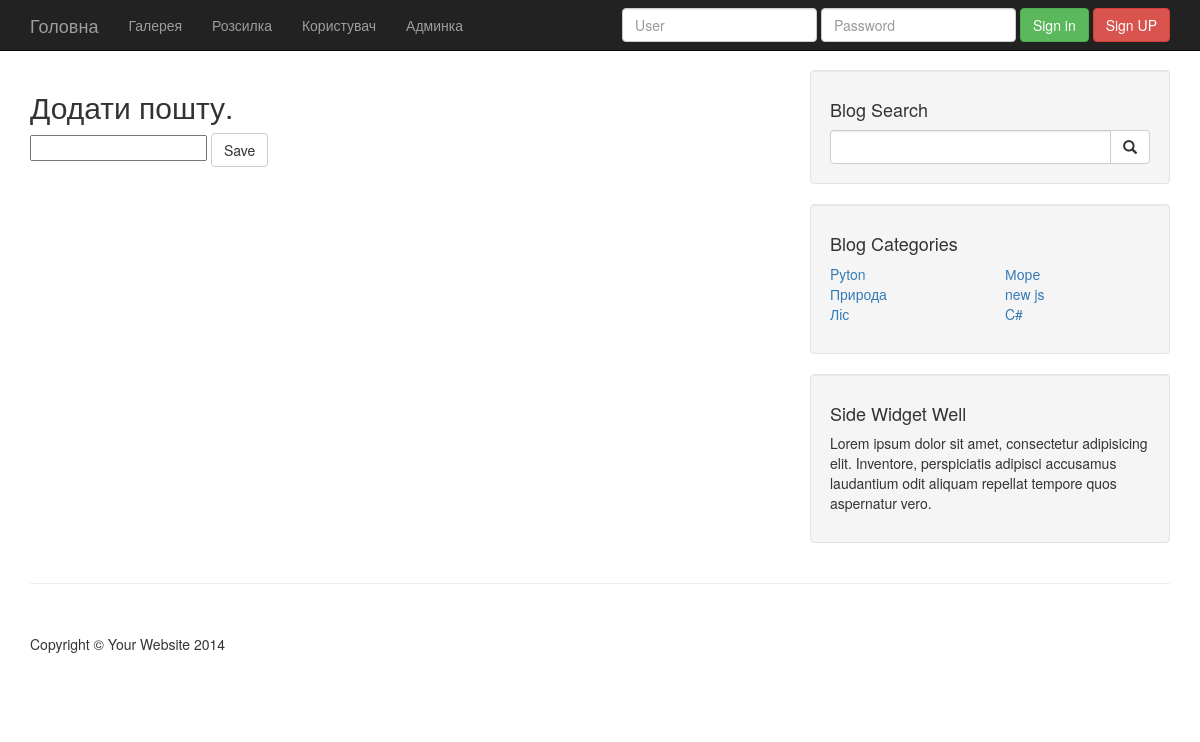
The page /about/ on the database its author committed.
### blog/models.py (models this page shows, shortened)
class Category(models.Model):
    name = models.CharField(max_length=30, verbose_name="Назва")
    class Meta:
        verbose_name = "Категорія"
        verbose_name_plural = "Категорії"

### blog/views.py (the view, shortened to what this page needs)
# urls.py: path("about/", views.about, name="about"),
def about(request):
    form = MailingForm()
    context = {"form": form}
    context.update(get_categories())
    return render(request, 'blog/about.html', context=context)

### blog/forms.py
class MailingForm(forms.ModelForm):
    class Meta:
        model = Mailing
        fields = ['email']

### blog/views.py (called while the page is built)
def get_categories():
    all = Category.objects.all()
    count = all.count()
    return {'cat1': all[:count / 2 + count % 2], 'cat2': all[count / 2 + count % 2:]}

### templates/blog/about.html (shortened to what this page needs)
{% extends "blog/base.html" %}
{% block content %}
<h2>Додати пошту.</h2>
<form action="{% url 'about' %}" method="POST">
    {{ form.email }}
    <input type="submit" value="Save" class="btn btn-default">
</form>
{% endblock %}

### templates/blog/base.html (shortened to what this page needs)
<!DOCTYPE html>
<html lang="en">
<head>
    {% load static %}
    <link href="{% static 'blog/css/bootstrap.min.css'%}" rel="stylesheet">
    <link href="{% static 'blog/css/blog-home.css'%}" rel="stylesheet">
</head>
<body>
<nav class="navbar navbar-inverse navbar-fixed-top" role="navigation">
    <div class="container">
        <div class="navbar-header">
            <a class="navbar-brand" href="/">Головна</a>
        </div>
        <div class="collapse navbar-collapse" id="bs-example-navbar-collapse-1">
            <ul class="nav navbar-nav">
                <li>
                    <a href="{% url 'gallery' %}">Галерея</a>
                </li>
                <li>
                    <a href="{% url 'about' %}">Розсилка</a>
                </li>
                <li>
                    <a href="{% url 'user' %}">Користувач</a>
                </li>
                <li>
                    <a href="/admin">Админка</a>
                </li>
            </ul>
            {% include 'blog/toggle_login.html' %}
        </div>
    </div>
</nav>
<div class="container">
    <div class="row">
        <div class="col-md-8">
            {% block content %}
            {% endblock %}
        </div>
        <div class="col-md-4">
            <div class="well">
                <h4>Blog Search</h4>
                <form class="input-group" method="GET" action="{% url 'search' %}">
                    <input type="search" class="form-control" name="query">
                    <span class="input-group-btn">
                    <button class="btn btn-default" type="submit">
                        <span class="glyphicon glyphicon-search"></span>
                    </button>
                    </span>
                </form>
            </div>
            <div class="well">
                <h4>Blog Categories</h4>
                <div class="row">
                    <div class="col-lg-6">
                        <ul class="list-unstyled">
                            {% for cat in cat1 %}
                            <li>
                                <a href="{% url 'category' name=cat.name %}">{{cat.name}}</a>
                            </li>
                            {% endfor %}
                        </ul>
                    </div>
                    <div class="col-lg-6">
                        <ul class="list-unstyled">
                            {% for cat in cat2 %}
                            <li>
                                <a href="{% url 'category' name=cat.name %}">{{cat.name}}</a>
                            </li>
                            {% endfor %}
                        </ul>
                    </div>
                </div>
            </div>
            <div class="well">
                <h4>Side Widget Well</h4>
                <p>Lorem ipsum dolor sit amet, consectetur adipisicing elit. Inventore, perspiciatis adipisci accusamus
                    laudantium odit aliquam repellat tempore quos aspernatur vero.</p>
            </div>
        </div>
    </div>
    <hr>
    <footer>
        <div class="row">
            <div class="col-lg-12">
                <p>Copyright &copy; Your Website 2014</p>
            </div>
        </div>
    </footer>
</div>
</body>
</html>

### static/blog/css/blog-home.css (style rules this page uses)
body { padding-top: 70px; }
footer { margin: 50px 0; }

### rows shown on the page
Category: name "Pyton"
Category: name "Природа"
Category: name "Ліс"
Category: name "Море"
Category: name "new js"
Category: name "C#"
